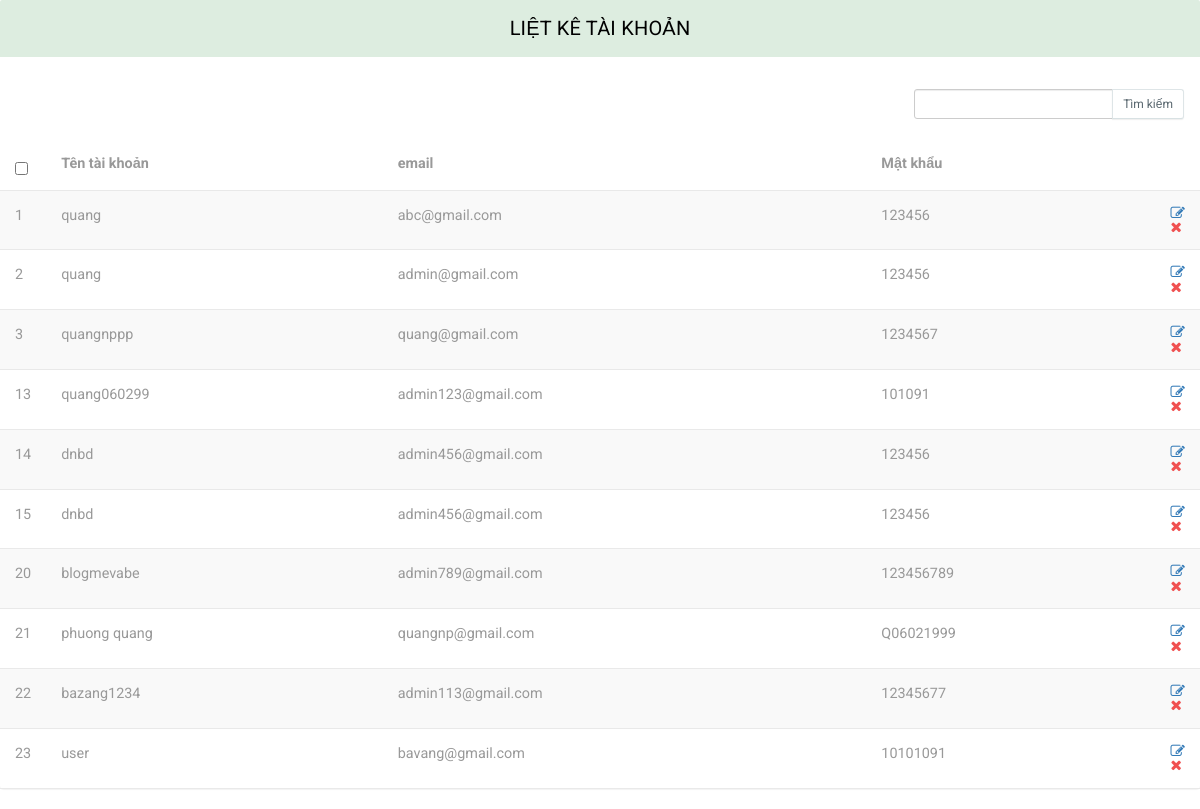
Page /all_user.php on the committed database.
### tables this page shows
CREATE TABLE `si_admin` (
  `id` int(11) NOT NULL,
  `email` varchar(100) NOT NULL,
  `password` varchar(20) NOT NULL,
  `username` varchar(20) NOT NULL,
  `phone` int(20) NOT NULL,
  `privilege_id` int(11) NOT NULL,
  `money` int(11) NOT NULL,
  `url_avatar` varchar(100) NOT NULL
);

### all_user.php (the view, shortened to what this page needs)
<?php
$conn = init();
?>
<link rel="stylesheet" href='public/backend/css/bootstrap.min.css' >
<link href='public/backend/css/style.css' rel='stylesheet' type='text/css' />
<link href='public/backend/css/style-responsive.css' rel="stylesheet"/>
<link rel="stylesheet" href='public/backend/css/font.css' type="text/css"/>
<link href='public/backend/css/font-awesome.css' rel="stylesheet">
<link rel="stylesheet" href='public/backend/css/morris.css' type="text/css"/>
<link rel="stylesheet" href='public/backend/css/monthly.css'>
  <div class="panel panel-default">
    <div class="panel-heading">
      Liệt kê tài khoản
    </div>
    <div class="row w3-res-tb">
      <div class="col-sm-5 m-b-xs">
      </div>
      <div class="col-sm-4">
      </div>
      <div class="col-sm-3">
        <div class="input-group">
          <input type="text" class="input-sm form-control" placeholder="Search">
          <span class="input-group-btn">
            <button class="btn btn-sm btn-default" type="button">Tìm kiếm</button>
          </span>
        </div>
      </div>
    </div>
    <div class="table-responsive">
      <table class="table table-striped b-t b-light">
        <thead>
          <tr>
            <th style="width:20px;">
              <label class="i-checks m-b-none">
                <input type="checkbox"><i></i>
              </label>
            </th>
            <th>Tên tài khoản</th>
            <th>email</th>
            <th>Mật khẩu</th>
            <th style="width:30px;"></th>
          </tr>
        </thead>
        <tbody>
           <?php
            $sql = 'SELECT * FROM si_admin';
            $retval= mysqli_query($conn, $sql);
            if(mysqli_num_rows($retval) > 0){
             while($row = mysqli_fetch_assoc($retval)){
            ?>
          <tr>
            <td>
             <?php
                echo $row['id'];
             ?>
            </td>
            <td>
             <?php
                echo $row['username'];
             ?>
            </td>
            <td><span class="text-ellipsis">
             <?php
                echo $row['email'];
             ?>
            </span></td>
            <td><span class="text-ellipsis">
             <?php
                echo $row['password'];
             ?>
            </span></td>
            <td>
              <a href="#" ui-toggle-class="" class="edit_user" id="<?php echo $row['id'] ?>">
                <i class="fa fa-pencil-square-o" ></i></a>
              <a href="#" ui-toggle-class="" class="delete_user" id="<?php echo $row['id'] ?>" >
                <i class="fa fa-times text-danger text">
                </i>
              </a>
            </td>
          </tr>
     <?php
            }
            }else{
            echo "0 results";
            }
            ?>
        </tbody>
      </table>
    </div>
  </div>

### public/backend/css/style.css (style rules this page uses)
body a { transition: 0.5s all ease; -webkit-transition: 0.5s all ease; -moz-transition: 0.5s all ease; -o-transition: 0.5s all ease; -ms-transition: 0.5s all ease; text-decoration:none; }
ul,label { margin:0; padding:0; }
.panel-heading { position: relative; height: 57px; line-height: 57px; letter-spacing: 0.2px; color: #000; font-size: 18px; font-weight: 400; padding: 0 16px; background:#ddede0; border-top-right-radius: 2px; border-top-left-radius: 2px; text-transform: uppercase; text-align: center; }
.panel { border: none ! important; }
.table>thead>tr>th { border-bottom: 1px solid #e1ab91 ! important; }
.table>tbody>tr>td, .table>tbody>tr>th, .table>tfoot>tr>td, .table>tfoot>tr>th, .table>thead>tr>td, .table>thead>tr>th { border-bottom: 1px solid #e9e9e9 ! important; }
.table > thead > tr > th, .table > tbody > tr > th, .table > tfoot > tr > th, .table > thead > tr > td, .table > tbody > tr > td, .table > tfoot > tr > td { border-top: none !important; }
.table td, .table>tbody>tr>td, .table>tbody>tr>th, .table>tfoot>tr>td, .table>tfoot>tr>th, .table>thead>tr>td, .table>thead>tr>th { padding: 15px!important; }
.table > thead > tr > th, .table > tbody > tr > th, .table > tfoot > tr > th, .table > thead > tr > td, .table > tbody > tr > td, .table > tfoot > tr > td { font-size: 0.9em; color: #999; border-top: none !important; }
.input-group { margin-bottom: 20px; }
.panel-default>.panel-heading { color: #000000 ! important; background-color: #ddede0 ! important; border-color: #ddede0 ! important; font-size: 20px; }
.text-danger { color: #f05050; }
.btn-default { color: #58666e !important; background-color: #fcfdfd; background-color: #fff; border-color: #dee5e7; border-bottom-color: #d8e1e3; -webkit-box-shadow: 0 1px 1px rgba(90, 90, 90, 0.1); box-shadow: 0 1px 1px rgba(90, 90, 90, 0.1); }
.m-b-xs { margin-bottom: 5px; }
.w3-res-tb { padding: 2em 1em 0; }

### rows in the picture
si_admin: id "1", username "quang", email "abc@gmail.com", password "123456"
si_admin: id "2", username "quang", email "admin@gmail.com", password "123456"
si_admin: id "3", username "quangnppp", email "quang@gmail.com", password "1234567"
si_admin: id "13", username "quang060299", email "admin123@gmail.com", password "101091"
si_admin: id "14", username "dnbd", email "admin456@gmail.com", password "123456"
si_admin: id "15", username "dnbd", email "admin456@gmail.com", password "123456"
si_admin: id "20", username "blogmevabe", email "admin789@gmail.com", password "123456789"
si_admin: id "21", username "phuong quang", email "quangnp@gmail.com", password "Q06021999"
si_admin: id "22", username "bazang1234", email "admin113@gmail.com", password "12345677"
si_admin: id "23", username "user", email "bavang@gmail.com", password "10101091"
